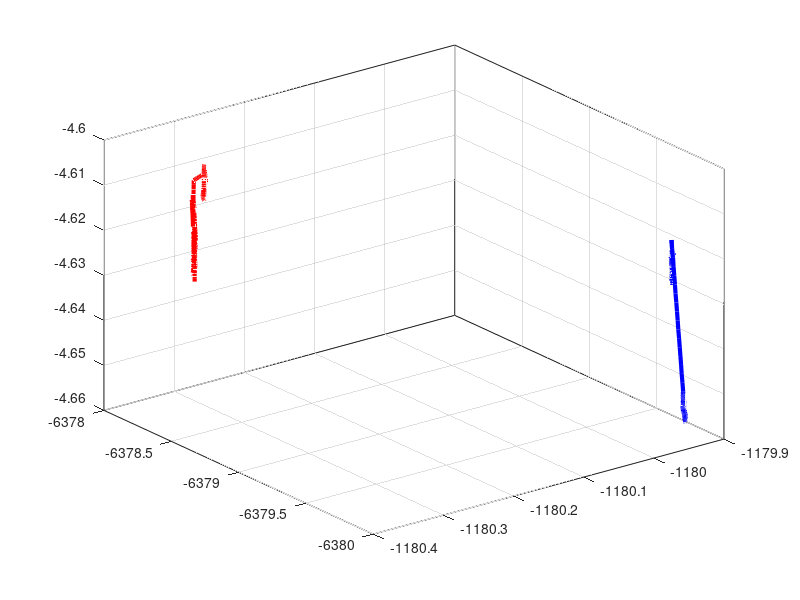

MATLAB code to generate this figure: (Note: this script raises an error after producing the figure.)

% run('Example_vehicleParameters_and_sensorPoseParameters_Struct.m')
%%

load PoseData_1.mat

LeftGPS_ENU = GPS_SparkFun_LeftRear_ENU_interp ;

RightGPS_ENU = GPS_SparkFun_RightRear_ENU_interp;

PITCH_vehicle_ENU = zeros(size(LeftGPS_ENU,1),1);

figure(343434)
plot3(LeftGPS_ENU(:,1),LeftGPS_ENU(:,2),LeftGPS_ENU(:,3),'b-','Linewidth',3);
hold on
grid on
box on
plot3(RightGPS_ENU(:,1),RightGPS_ENU(:,2),RightGPS_ENU(:,3),'r-','Linewidth',3);


% The sensor mount offset relative to vehicle origin = 
% [-X_SensorMount_center, 0, +Z_SensorMount_center] in meters
SensorMount_offset_relative_to_VehicleOrigin = [-0.6027 0 1.5261]; 

vehiclePose_ENU = fcn_Transform_findVehiclePoseinENU(LeftGPS_ENU, RightGPS_ENU, PITCH_vehicle_ENU, SensorMount_offset_relative_to_VehicleOrigin);


vehiclePose_ENU_pos = vehiclePose_ENU(:,1:3);

plot3(vehiclePose_ENU_pos(:,1),vehiclePose_ENU_pos(:,2),vehiclePose_ENU_pos(:,3),'k-','Linewidth',3);


% Left_GPS = GPS_SparkFun_LeftRear_ENU_interp - vehiclePose_ENU_pos;
% Right_GPS = GPS_SparkFun_RightRear_ENU_interp - vehiclePose_ENU_pos;
% 
% plot3(Left_GPS(:,1),Left_GPS(:,2),Left_GPS(:,3),'r-','Linewidth',50);
% plot3(Right_GPS(:,1),Right_GPS(:,2),Right_GPS(:,3),'k-','Linewidth',50);


% % Repeat the SensorMount_offset_relative_to_VehicleOrigin 
% SensorMount_offset_relative_to_VehicleOrigin_repeat = repmat(SensorMount_offset_relative_to_VehicleOrigin, size(LeftGPS_ENU,1), 1);
% 
% GPS_Mount_Origin = vehiclePose_ENU_pos + SensorMount_offset_relative_to_VehicleOrigin_repeat;

plot3(GPS_Mount_Origin(:,1),GPS_Mount_Origin(:,2),GPS_Mount_Origin(:,3),'m-','Linewidth',3);


%% Bug's Fixed - Load PoseData.mat


% figure(343434)
% plot3(GPS_SparkFun_Temp_ENU_interp(:,1),GPS_SparkFun_Temp_ENU_interp(:,2),GPS_SparkFun_Temp_ENU_interp(:,3),'b-','Linewidth',50);
% hold on
% grid on
% box on
% plot3(GPS_SparkFun_LeftRear_ENU_interp(:,1),GPS_SparkFun_LeftRear_ENU_interp(:,2),GPS_SparkFun_LeftRear_ENU_interp(:,3),'r-','Linewidth',50);
% plot3(GPS_SparkFun_RightRear_ENU_interp(:,1),GPS_SparkFun_RightRear_ENU_interp(:,2),GPS_SparkFun_RightRear_ENU_interp(:,3),'k-','Linewidth',50);
% 
% xlabel('xEast', 'FontSize', 15);
% ylabel('yNorth', 'FontSize', 15);
% zlabel('zUp', 'FontSize', 15);

% Temp_GPS = GPS_SparkFun_Temp_ENU_interp - vehiclePose_ENU(:,1:3);
% Left_GPS = GPS_SparkFun_LeftRear_ENU_interp - vehiclePose_ENU(:,1:3);
% Right_GPS = GPS_SparkFun_RightRear_ENU_interp - vehiclePose_ENU(:,1:3);
% 
% figure(343434)
% plot3(Temp_GPS(:,1),Temp_GPS(:,2),Temp_GPS(:,3),'b-','Linewidth',50);
% hold on
% grid on
% box on
% plot3(Left_GPS(:,1),Left_GPS(:,2),Left_GPS(:,3),'r-','Linewidth',50);
% plot3(Right_GPS(:,1),Right_GPS(:,2),Right_GPS(:,3),'k-','Linewidth',50);
% 
% xlabel('xEast', 'FontSize', 15);
% ylabel('yNorth', 'FontSize', 15);
% zlabel('zUp', 'FontSize', 15);


run('Updated_VehicleParameters_and_SensorParameters.m')

% The points in ENU coordinates.
sensorReading_ENU = GPS_SparkFun_LeftRear_ENU_interp;

% Transforms sensorReading_ENU into this coordinates
in_dashCoord = 'Lidar_Velodyne_Rear';

% GPS_SparkFun_Left_Rear
% Lidar_Velodyne_Rear

% Perturbation in the position (in cm) and orientation (in deg) of 
% the velodyne lidar relative to sensor platform. 
perturbation_in_sensorPose = [];

% If you want a plot, you can give some number here. 
fig_num = [];

transformed_ENUPoint_in_dashCoord = fcn_Transform_ENUToSensorCoord(vehicleParameters, sensorPoseParameters, in_dashCoord, vehiclePose_ENU, sensorReading_ENU, perturbation_in_sensorPose, fig_num);

% 1.1311    1.9333    1.3164
% -0.3548    1.9333    1.3164
